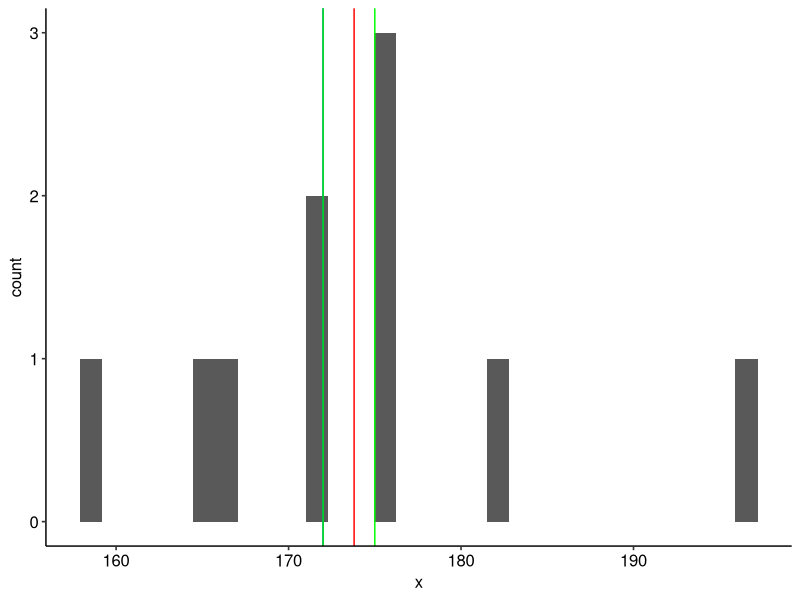
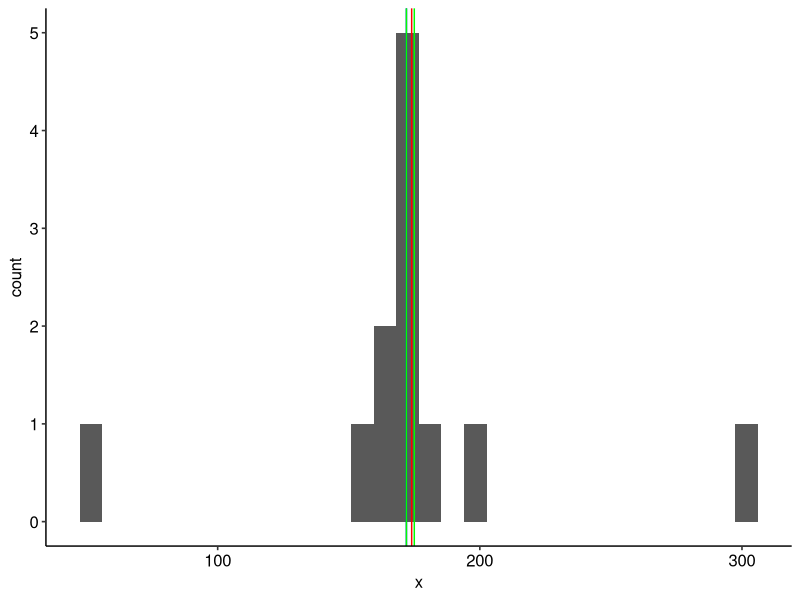
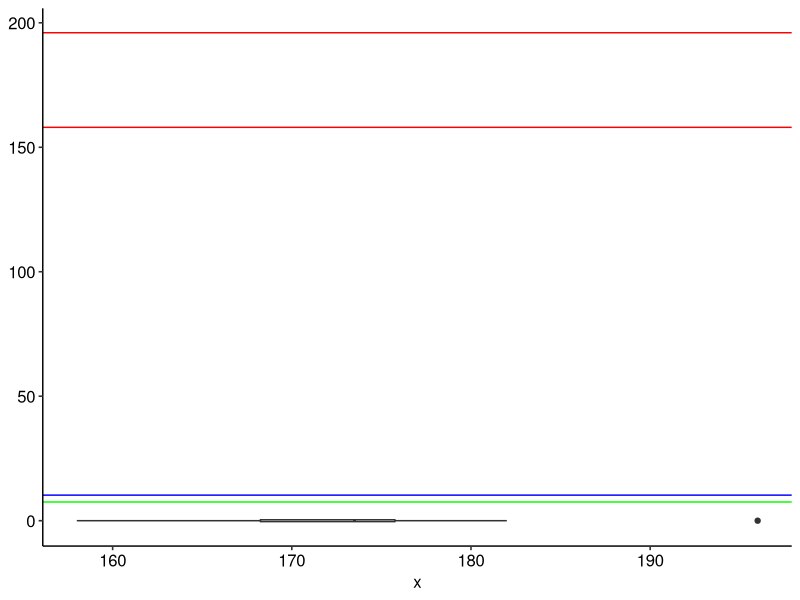
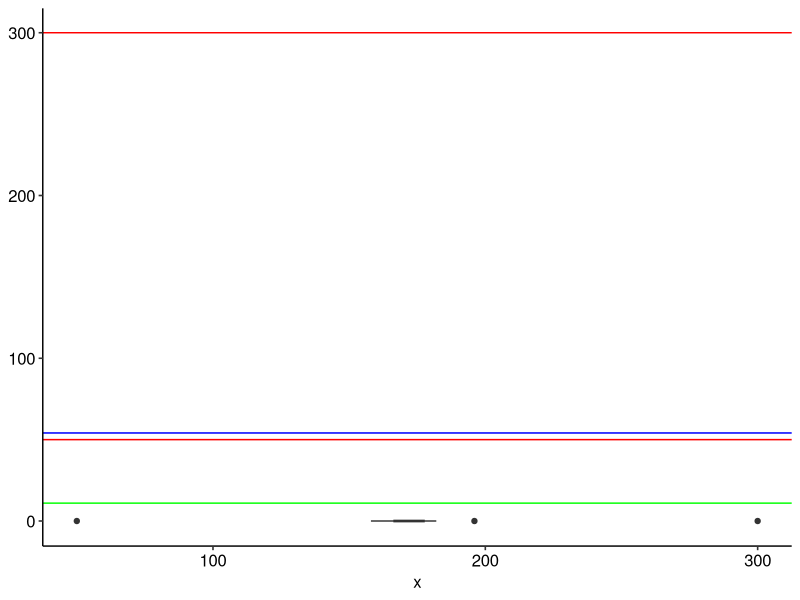
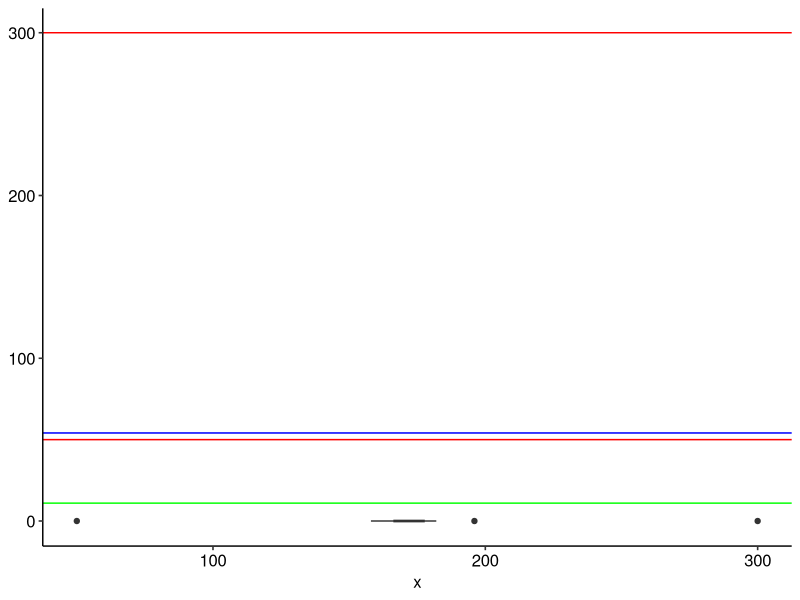
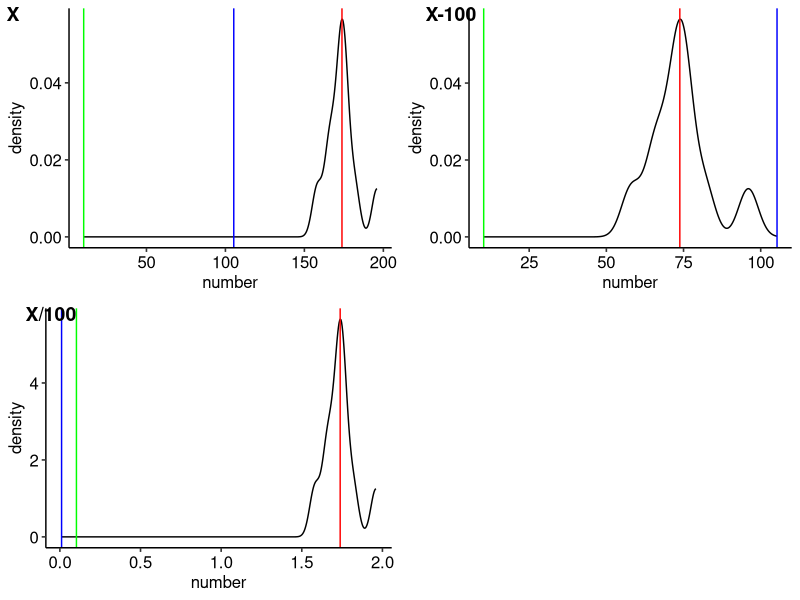
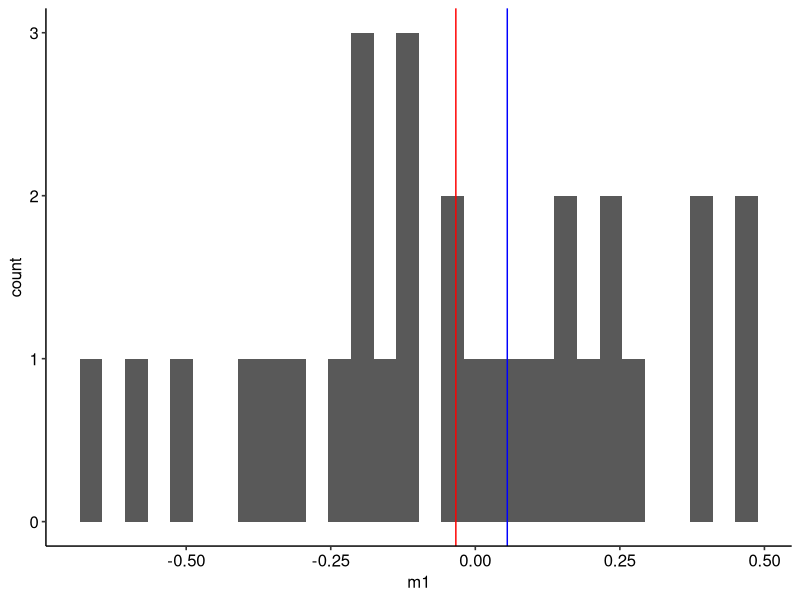
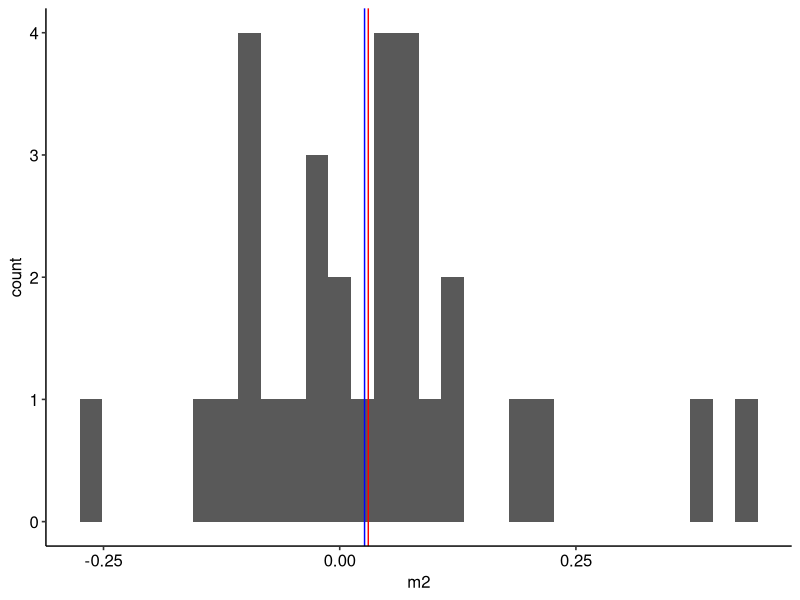

Write R code to recreate these figures, in order.
## ---- chunk 1
library(dplyr)
library(ggplot2)
library(ggpubr)
theme_set(theme_pubr())
## ---- chunk 2
x <- c(175, 176, 182, 165, 167, 172, 175, 196, 158, 172)

gmode <- function(x){
  un <- unique(x)
  r <- tabulate(match(x, un))
  return(un[r == max(r)])
}

gmedian <- function(x){
  if (length(x)%%2==0){
    return(x[length(x)/2])
  }
  else{
    n <- x[(length(x)/2)+1]
    m <- x[(length(x)/2)]
    return((n+m)/2)
  }
}

gmean <- function(x, t){
  if (t!=0){
    x <- x[(length(x)*t+1):(length(x)-length(x)*t+1)]
    return(sum(x)/length(x))
  }
  else{
    return(sum(x)/length(x))
  }
}
  
x <- sort(x)
mean(x,trim=0.3)
gmean(x, 0.3)

gmode(x)

median(x)
gmedian(x)

lines <- c(gmean(x, 0), gmode(x), gmedian(x))

ggplot(as.data.frame(x), aes(x)) + 
  geom_histogram() +
  geom_vline(xintercept = gmean(x,0), color = "red") + 
  geom_vline(xintercept = gmedian(x), color = "blue") + 
  geom_vline(xintercept = gmode(x), color = "green")
## ---- chunk 3
x <- c(50, 175, 176, 182, 165, 167, 172, 175, 196, 158, 172, 300)
x <- sort(x)
mean(x,trim=0.3)
gmean(x, 0.3)

gmode(x)

median(x)
gmedian(x)

lines <- c(gmean(x, 0), gmode(x), gmedian(x))

ggplot(as.data.frame(x), aes(x)) + 
  geom_histogram() +
  geom_vline(xintercept = gmean(x,0), color = "red") + 
  geom_vline(xintercept = gmedian(x), color = "blue") + 
  geom_vline(xintercept = gmode(x), color = "green")
## ---- chunk 4
x <- c(175, 176, 182, 165, 167, 172, 175, 196, 158, 172)

range(x)
grange <- function(x){
  return (c(min(x), max(x)))
}
grange(x)

IQR(x)
giqr <- function(x){
  return (quantile(x, 3/4)-quantile(x, 1/4))
}
giqr(x)

var(x)
gvar <- function(x){
    return((sum((x-mean(x))^2))/(length(x)-1))
  }
gvar(x)

sd(x)
gsd <- function(x){
  return (sqrt((sum((x-mean(x))^2))/(length(x)-1)))
}
gsd(x)

ggplot(as.data.frame(x), aes(x)) + 
  geom_boxplot()+
  geom_hline(yintercept = range(x), color = "red") + 
  geom_hline(yintercept = sd(x), color = "blue") + 
  geom_hline(yintercept = IQR(x), color = "green")

  
x <- c(50, 175, 176, 182, 165, 167, 172, 175, 196, 158, 172, 300)

range(x)
grange(x)

IQR(x)
giqr(x)

var(x)
gvar(x)

sd(x)
gsd(x)

ggplot(as.data.frame(x), aes(x)) + 
  geom_boxplot()+
  geom_hline(yintercept = range(x), color = "red") + 
  geom_hline(yintercept = sd(x), color = "blue") + 
  geom_hline(yintercept = IQR(x), color = "green")

## ---- chunk 5
x <- c(50, 175, 176, 182, 165, 167, 172, 175, 196, 158, 172, 300)

range(x)
grange(x)

IQR(x)
giqr(x)

var(x)
gvar(x)

sd(x)
gsd(x)

ggplot(as.data.frame(x), aes(x)) + 
  geom_boxplot()+
  geom_hline(yintercept = range(x), color = "red") + 
  geom_hline(yintercept = sd(x), color = "blue") + 
  geom_hline(yintercept = IQR(x), color = "green")
## ---- chunk 6
x <- c(175, 176, 182, 165, 167, 172, 175, 196, 158, 172)

x1 <- x-100
x2 <- x/100

for_see <- as.data.frame(rbind(c(gmean(x,0),gmean(x1,0), gmean(x2,0)), c(gvar(x), gvar(x1), gvar(x2)), c(sqrt((sum((x-mean(x))^2))/(length(x)-1)), sqrt((sum((x1-mean(x1))^2))/(length(x1)-1)), sqrt((sum((x2-mean(x2))^2))/(length(x2)-1)))))
colnames(for_see) <- c("x", "x-100", "x/100")
rownames(for_see) <- c("gmean", "gvar", "gsd")
for_see

for_plot <- as.data.frame(cbind(c(rep("x",10), rep("x-100",10), rep("x/100",10)), c(x,x1,x2), c(rep(for_see$x[1], 10), rep(for_see$`x-100`[1], 10), rep(for_see$`x/100`[1], 10)), c(rep(for_see$x[2], 10), rep(for_see$`x-100`[2], 10), rep(for_see$`x/100`[2], 10)), c(rep(for_see$x[3], 10), rep(for_see$`x-100`[3], 10), rep(for_see$`x/100`[3], 10))), stringsAsFactors = FALSE)
colnames(for_plot) <- c("vector", "number", "mean", "var", "sd")
for (i in 2:ncol(for_plot)) {
  for_plot[,i] <- as.numeric(for_plot[,i])
}

for_plot$vector <- as.factor(for_plot$vector)

plot2 <- as.data.frame(t(for_see))

plot2$vector <- row.names(plot2)

p1 <- ggplot(for_plot[1:10,], aes(number)) + 
  geom_density()+
  geom_vline(xintercept = mean(for_plot[1:10,]$number), color="red")+
  geom_vline(xintercept = var(for_plot[1:10,]$number), color="blue")+
  geom_vline(xintercept = sd(for_plot[1:10,]$number), color="green")

p2 <- ggplot(for_plot[11:20,], aes(number)) + 
  geom_density()+
  geom_vline(xintercept = mean(for_plot[11:20,]$number), color="red")+
  geom_vline(xintercept = var(for_plot[11:20,]$number), color="blue")+
  geom_vline(xintercept = sd(for_plot[11:20,]$number), color="green")

p3 <- ggplot(for_plot[21:30,], aes(number)) + 
  geom_density()+
  geom_vline(xintercept = mean(for_plot[21:30,]$number), color="red")+
  geom_vline(xintercept = var(for_plot[21:30,]$number), color="blue")+
  geom_vline(xintercept = sd(for_plot[21:30,]$number), color="green")

figure <- ggarrange(p1, p2, p3,
                    labels = c("X", "X-100", "X/100"),
                    ncol = 2, nrow = 2)
figure
## ---- chunk 7
pnorm(156, mean = 175, sd = 10, lower.tail = TRUE)
pnorm(198, mean = 175, sd = 10, lower.tail = FALSE)
pnorm(168, mean = 175, sd = 10, lower.tail = FALSE)-pnorm(172, mean = 175, sd = 10, lower.tail = TRUE)
## ---- chunk 8
set.seed(1)
x <- rnorm(1000, mean = 175, sd = 10)
mean(x)
sd(x)
x1 <- (x-mean(x))/sd(x)
mean(x1)
sd(x1)

x <- rnorm(1000, mean = 0, sd = 1)
mean(x)
sd(x)
## ---- chunk 9
set.seed(1)
x <- rnorm(1e6, mean = 0, sd = 1)
#10
k1 <- replicate(30, sample(x, 10))
means <- function(k){
  m <- c()
  for (i in 1:ncol(k)) {
    m[i] <- mean(k[,i])
  }
  return(m)
}
m1 <- means(k1)
mean(m1)
sd(m1)
SE <- function(k){
  return(sd(k)/sqrt(length(k)))
}  
SE(m1)

ggplot(as.data.frame(m1), aes(m1)) + 
  geom_histogram() +
  geom_vline(xintercept = mean(m1), color = "red") + 
  geom_vline(xintercept = SE(m1), color = "blue")

#50
k2 <- replicate(30, sample(x, 50))

m2 <- means(k2)
mean(m2)
sd(m2)
 
SE(m2)

ggplot(as.data.frame(m2), aes(m2)) + 
  geom_histogram() +
  geom_vline(xintercept = mean(m2), color = "red") + 
  geom_vline(xintercept = SE(m2), color = "blue")

#100
k3 <- replicate(30, sample(x, 100))

m3 <- means(k3)
mean(m3)
sd(m3)
 
SE(m3)

ggplot(as.data.frame(m3), aes(m3)) + 
  geom_histogram() +
  geom_vline(xintercept = mean(m3), color = "red") + 
  geom_vline(xintercept = SE(m3), color = "blue")

#500
k4 <- replicate(30, sample(x, 500))

m4 <- means(k4)
mean(m4)
sd(m4)
 
SE(m4)

ggplot(as.data.frame(m4), aes(m4)) + 
  geom_histogram() +
  geom_vline(xintercept = mean(m4), color = "red") + 
  geom_vline(xintercept = SE(m4), color = "blue")

tk1 <- c(10, mean(m1), sd(m1), SE(m1))
tk2 <- c(50, mean(m2), sd(m2), SE(m2))
tk3 <- c(100, mean(m3), sd(m3), SE(m3))
tk4 <- c(500, mean(m4), sd(m4), SE(m4))

tablek <- as.data.frame(rbind(tk1,tk2,tk3,tk4))
colnames(tablek) <- c("k", "mean of means", "sd of means", "SE of means")
tablek

